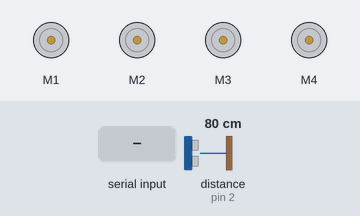
Simulated run of this sketch. Board: Arduino Uno, built with avr-gcc and run on an emulated ATmega328P. On the bench: 4 × DC motor (green arrow = forward, orange = backward, longer = faster). The test bench sets the inputs (shaded band); at power-on: distance to the obstacle (sensor on pin 2) 80 cm. The echo pulse lasts 58.3 µs per cm.

Above: at 1.2 s.
1.3 s: "90,45\n" received over Serial
At 2.5 s:
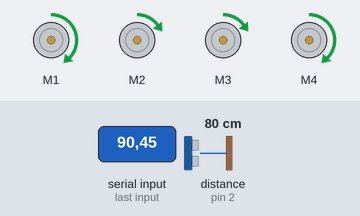
2.8 s: "30,150\n" received over Serial
At 3.7 s:
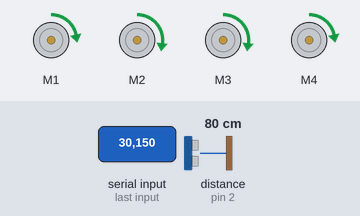
4.3 s: "5\n" received over Serial
At 5.5 s:
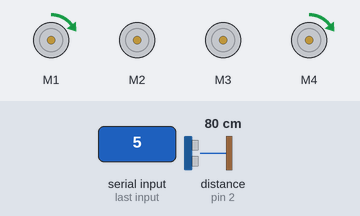
5.8 s: "200\n" received over Serial
At 6.9 s:
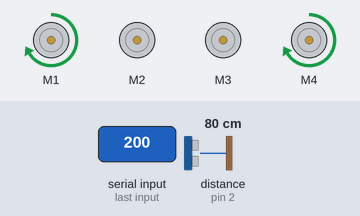
Timing chart, 0 to 8.3 s (numbered marks = the images above; inputs shaded):
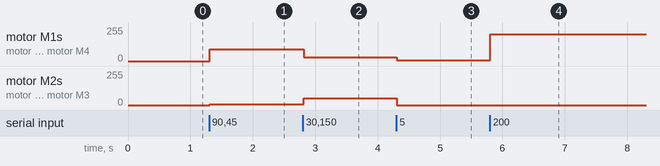

Measured:
- after the input at 1.3 s, motor M1, motor M4: stopped → forward 90/255 at once; motor M2, motor M3: stopped → forward 5/255 at once
- after the input at 2.8 s, motor M1, motor M4: forward 90/255 → forward 30/255 at once; motor M2, motor M3: forward 5/255 → forward 50/255 at once
- after the input at 4.3 s, motor M1, motor M4: forward 30/255 → forward 5/255 at once; motor M2, motor M3: forward 50/255 → stopped at once
- after the input at 5.8 s, motor M1, motor M4: forward 5/255 → forward 200/255 at once

The sketch:

BT_Robot.ino
```cpp
#include <Wire.h>
#include <Adafruit_MotorShield.h>
#include "utility/Adafruit_MS_PWMServoDriver.h"

Adafruit_MotorShield AFMS = Adafruit_MotorShield();
Adafruit_DCMotor *motor1 = AFMS.getMotor(1); //left back
Adafruit_DCMotor *motor2 = AFMS.getMotor(2); //right back
Adafruit_DCMotor *motor3 = AFMS.getMotor(3); //right front
Adafruit_DCMotor *motor4 = AFMS.getMotor(4); //left front

const int trigPin = 3;
const int echoPin = 2;

long duration;
int distance;

void setup() {
  Serial.begin(9600);

  AFMS.begin();

  pinMode(trigPin, OUTPUT);
  pinMode(echoPin, INPUT);
}

void loop() {

  if (Serial.available() > 0) {
    String command = Serial.readStringUntil('\n');
    String leftSpeedString = command.substring(0, 4);
    String rightSpeedString = command.substring(4, 8);
    int left = leftSpeedString.toInt();
    int right = rightSpeedString.toInt();
    if (left > 0 && right > 0) {
      distance = calculateDistance();
      if (distance > 10) {
        move(left, right);
      } else {
        move(0, 0);
      }
    } else {
      move(left, right);
    }
  }
}

void move(int leftSpeed, int rightSpeed) {

  //MOTOR 1,4 LEFT
  //MOTOR 2,3 RIGHT
  boolean left, right;

  if (leftSpeed <= 0) {
    left = true;
  } else {
    left = false;
  }
  if (rightSpeed <= 0) {
    right = true;
  } else {
    right = false;
  }

  leftSpeed = abs(leftSpeed);
  rightSpeed = abs(rightSpeed);

  motor1->setSpeed (leftSpeed);
  motor2->setSpeed (rightSpeed);
  motor3->setSpeed (rightSpeed);
  motor4->setSpeed (leftSpeed);

  if (left) {
    motor1->run(BACKWARD);
    motor4->run(BACKWARD);
  } else {
    motor1->run(FORWARD);
    motor4->run(FORWARD);
  }

  if (right) {
    motor2->run(BACKWARD);
    motor3->run(BACKWARD);
  } else {
    motor2->run(FORWARD);
    motor3->run(FORWARD);
  }
}

int calculateDistance() {
  digitalWrite(trigPin, LOW);
  delayMicroseconds(2);
  digitalWrite(trigPin, HIGH);
  delayMicroseconds(10);
  digitalWrite(trigPin, LOW);
  duration = pulseIn(echoPin, HIGH);
  distance = duration * 0.034 / 2;

  return distance;
}
```
